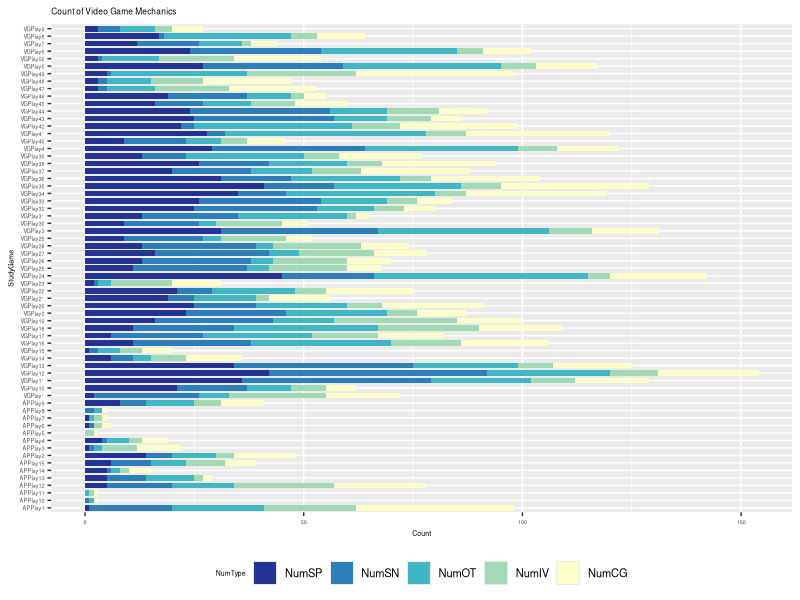
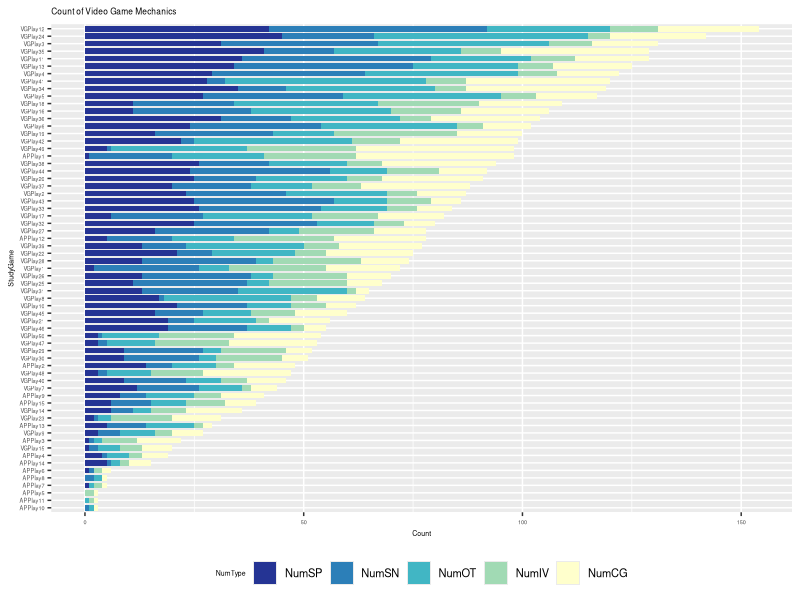

The R source for these figures, in order:
## ---- chunk 1
knitr::opts_chunk$set(echo = TRUE)
library(readxl)
library(dplyr)
library(tidyr)
library(ggplot2)
## ---- chunk 2
# read in the data
game_df <- read_excel("TopSelling_MSSP_July28_GameData.xlsx")
participant_df <- read_excel("TopSelling_MSSP_July28_ParticipantData.xlsx")
## ---- chunk 3
# create a subset of the game_df with just Num variables
game_df_num_subset <- game_df %>%
  select(StudyGame, GameName, NumFam, NumOT, NumIV, NumSN, NumSP, NumCG)

# pivot data to prep for visualizations 
game_df_num_subset_longer <- game_df_num_subset %>% 
  pivot_longer(cols = c(NumOT, NumIV, NumSN, NumSP, NumCG), 
               names_to = "NumType", 
               values_to = "Count"
  )
## ---- chunk 4
# stacked bar chart for the 5 game mechanics
ggplot(data = game_df_num_subset_longer, 
       aes(x = StudyGame, y = Count, fill = NumType)) + 
  geom_bar(position="stack", stat="identity", width = 0.75) +
  coord_flip() +
  scale_fill_brewer(palette = "YlGnBu", guide=guide_legend(reverse=T)) +
  theme(text = element_text(size=5),
        legend.position = "bottom", legend.box = "horizontal",
        legend.text = element_text(size = 8)) +
  xlab("StudyGame") + 
  labs(title = "Count of Video Game Mechanics") 


# order by length of bars
ggplot(data = game_df_num_subset_longer, 
      aes(x = reorder(StudyGame, Count, sum), y = Count, fill = NumType)) +
  geom_bar(position="stack", stat="identity", width = 0.75) +
  coord_flip() +
  scale_fill_brewer(palette = "YlGnBu", guide=guide_legend(reverse=T)) +
  theme(text = element_text(size=5),
        legend.position = "bottom", legend.box = "horizontal",
        legend.text = element_text(size = 8)) +
  xlab("StudyGame") + 
  labs(title = "Count of Video Game Mechanics") 
